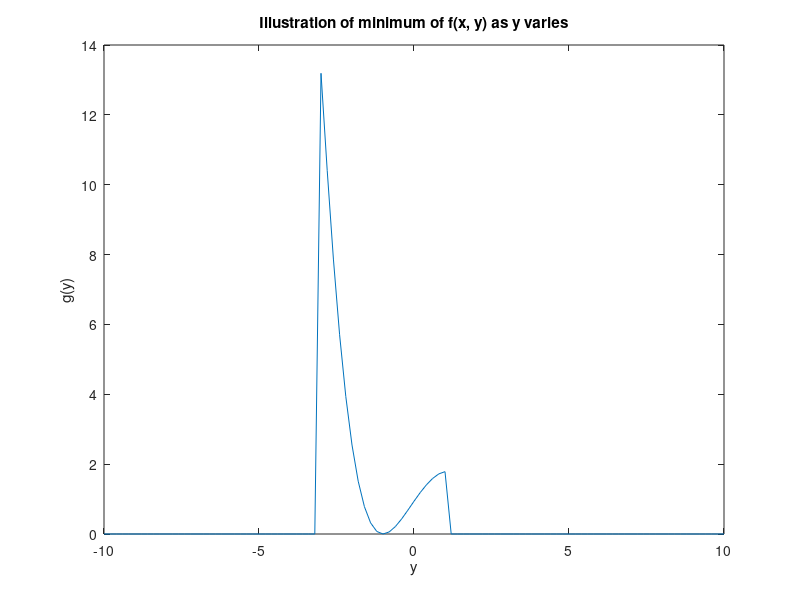

MATLAB code to generate this figure:
clear all; close all; clc;

f = @(x, y) exp(x)*(4*x^2 + 2*y^2 + 4*x*y + 2*y + 1);

N = 101;
y_val = linspace(-10, 10, N);
g_val = zeros(1, N);
for i = 1:N
    g = @(x) f(x, y_val(i));
    [xo, go] = fminunc(g, -y_val(i)/2);
    g_val(i) = go;
end

plot(y_val, g_val)
xlabel('y')
ylabel('g(y)')
title('Illustration of minimum of f(x, y) as y varies')